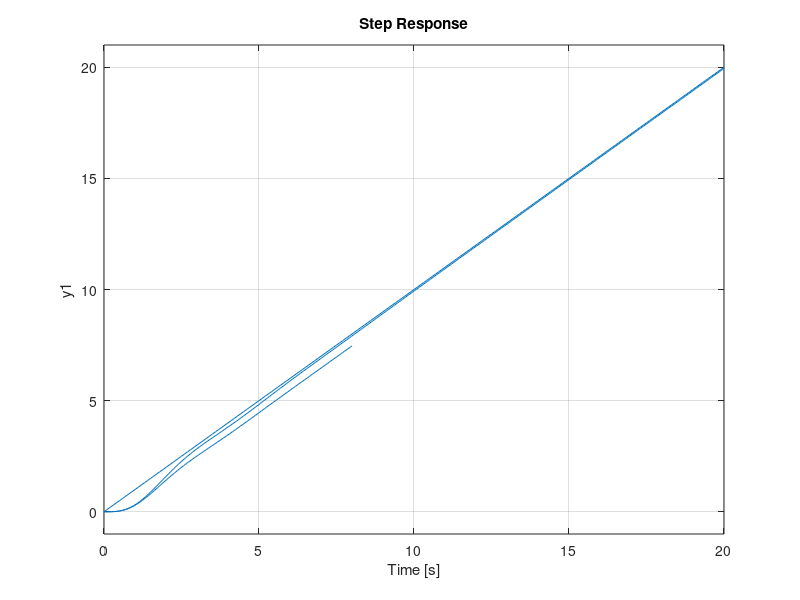

The MATLAB script that drew this image:
%-------------------------------------------------------------------------%
%----------------------------Pre-Setting----------------------------------%
%-------------------------------------------------------------------------%

% Cleaning Up
close all; clear; clc;
s = zpk(0,[],1); % setting object 's' in order to write intuitive functions
ramp = 1/s;
t = 0:0.1:20; % time stamp

%-------------------------------------------------------------------------%
%------------------------Setting Study Case-------------------------------%
%-------------------------------------------------------------------------%

IMPUT_SIGNAL_RAMP = true;


% Specify an arbitrary transfer function
G_plant  = 1/((s)*(s+3)*(s+5));
% Specify an arbitrary feedback transfer function
H  = 1;
% Specify the transfer function of your compensator
G_compc = (s + 0.3)/(s+0.03)

% Special parameters
k   = 27.9948; % Select Gain of interest
OP_ = 0; % Overshoot Percentage (put as X %)
C_  = 0; % Dumping Factor 0 < C_ < 1
t_  = 0; % Time constant

%-------------------------------------------------------------------------%
%-----------------------------Procedure-----------------------------------%
%-------------------------------------------------------------------------%

if H == 1
    % % Generating Open Loop Locus-Root Diagram: 
    % rlocus(G_plant);
    % grid on;
    % figure;

    % Searching for specifc Gain based on OP_value
    if ((k == 0) && (OP_ > 0))
        k = 1;
        G_fb = feedback(G_plant,k);
        G_fb_step = stepinfo(G_fb);
        while (G_fb_step.Overshoot < OP_)
            k = k + 0.01;
            G_fb = feedback(G_plant,k);
            G_fb_step = stepinfo(G_fb);
        end
        found_msg = "Found K = ";
        disp(found_msg);
        disp(k);
    end
    
    % Print Input
    if IMPUT_SIGNAL_RAMP == true
        step(ramp,t);
        hold on;
    end
   
    % Step Response for Closed Loop tranfer function, no compensation
    if ((k > 0) && (OP_ == 0))
        G_plant = G_plant*k
        G_fb = feedback(G_plant,1)
    end
    if IMPUT_SIGNAL_RAMP == true
        G_fb = G_fb*ramp;
    end
    step(G_fb);
    grid on;
    hold on;
      
    % Step Response for Closed Loop Compensator
    Gc = G_compc * G_plant;
    Gc_fb = feedback(Gc,1)
    if IMPUT_SIGNAL_RAMP == true
        Gc_fb = Gc_fb*ramp;
    end
    step(Gc_fb);
    hold on;
    
    %Print information 
    if IMPUT_SIGNAL_RAMP == false
        G_fb_step = stepinfo(G_fb);
        Gc_fb_step = stepinfo(Gc_fb);
        G_fb_step 
        Gc_fb_step
    end
    
end



